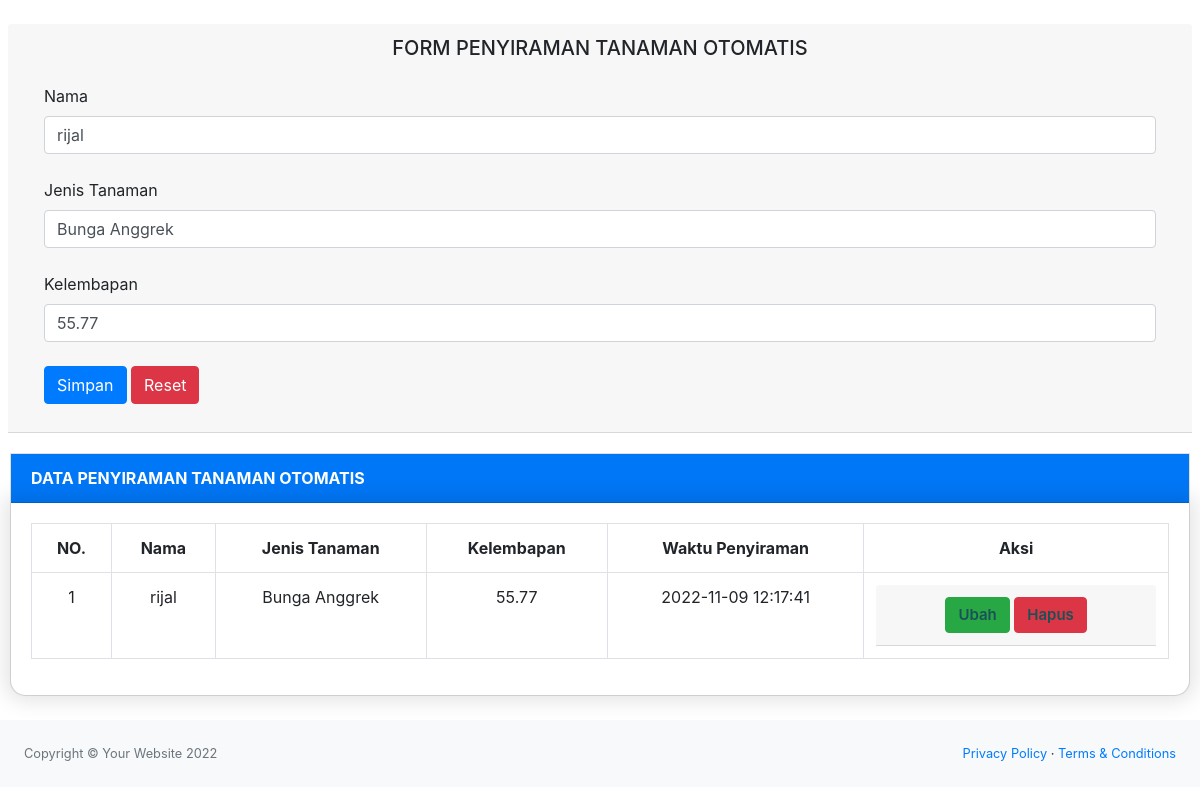
The page /edit.php?id=13 on the database its author committed.
### tables this page shows
CREATE TABLE `mid_test` (
  `id` int(11) NOT NULL,
  `nama` varchar(200) NOT NULL,
  `jenis_tanaman` varchar(255) NOT NULL,
  `kelembapan` double NOT NULL,
  `waktu` datetime NOT NULL
);

### edit.php (the view, shortened to what this page needs)
<?php
include 'function.php';
$id = $_GET['id'];
$query = "SELECT * FROM mid_test WHERE id = $id";
$sql = mysqli_query($conn, $query);
if (mysqli_num_rows($sql) == 0) {
    header("location:home.php");
} else {
    $data = mysqli_fetch_array($sql);
}
?>
<!DOCTYPE html>
<html lang="en">
<head>
    <link href="css/styles.css" rel="stylesheet" />
    <link href="css/styles_custom.css" rel="stylesheet" />
    <link href="https://cdn.datatables.net/1.10.20/css/dataTables.bootstrap4.min.css" rel="stylesheet" />
</head>
<body>
    <br>
    <div class="card-header-1 mr-2 ml-2">
        <div class="card-header">
            <h5 align="center">FORM PENYIRAMAN TANAMAN OTOMATIS</h5>
            <form method="POST" enctype="multipart/form-data">
                <div class="modal-body">
                    <label for="nama">Nama</label>
                    <input type="text" name="nama" class="form-control" require value="<?= $data['nama'] ?>">
                    <br>
                    <label for="jenis_tanaman">Jenis Tanaman</label>
                    <input type="text" name="jenis_tanaman" class="form-control" require value="<?= $data['jenis_tanaman'] ?>">
                    <br>
                    <label for="kelembapan">Kelembapan</label>
                    <input type="text" name="kelembapan" class="form-control" require value="<?= $data['kelembapan'] ?>">
                    <br>
                    <button type="submit" class="btn btn-primary" name="simpan" onclick="return confirm('Apakah Ingin Menambahkan ?');">Simpan</button>
                    <button type="submit" class="btn btn-danger" name="reset" onclick="return confirm('Apakah Ingin Menambahkan ?');">Reset</button>
                </div>
            </form>
        </div>
    </div>
                    <div class="card mb-4">
                        <div class="btn-primary">
                            <div class="card-header">
                                <b>DATA PENYIRAMAN TANAMAN OTOMATIS</b>
                            </div>
                        </div>
                        <div class="card-body">
                            <div class="table-responsive">
                                <table class="table table-bordered" id="dataTable" width="100%" cellspacing="0" >
                                    <tr>
                                        <tr align="center">
                                            <th>NO. </th>
                                            <th>Nama</th>
                                            <th>Jenis Tanaman</th>
                                            <th>Kelembapan</th>
                                            <th>Waktu Penyiraman</th>
                                            <th>Aksi</th>
                                        </tr>
                                    </tr>
                                    <?php
                                        include "koneksi.php";
                                        $query = "SELECT * FROM mid_test";
                                        $sql = mysqli_query($conn, $query);
                                        $a = 1;
                                        foreach ($sql as $data) {
                                        ?>
                                    <tr>
                                        <td align="center"><?= $a ?></td>
                                        <td align="center"><?= $data['nama'] ?></td>
                                        <td align="center"><?= $data['jenis_tanaman'] ?></td>
                                        <td align="center"><?= $data['kelembapan'] ?></td>
                                        <td align="center"><?= $data['waktu'] ?></td>
                                        <td>
                                            <div class="card-header-1" align="center">
                                                <div class="card-header">
                                                    <a href="edit.php?id=<?= $data['id'] ?>" class="btn btn-success">Ubah</a>
                                                    <a href="hapus.php?id=<?= $data['id'] ?>" class="btn btn-danger" onclick="return confirm('Apakah Ingin Menghapus Data ? ');">Hapus</a>
                                                </div>
                                            </div>
                                        </td>
                                    </tr>
                                    <?php $a++; ?>
                                    <?php } ?>
                                </table>
                            </div>
                        </div>
                    </div>
            <footer class="py-4 bg-light mt-auto">
                <div class="container-fluid">
                    <div class="d-flex align-items-center justify-content-between small">
                        <div class="text-muted">Copyright &copy; Your Website 2022</div>
                        <div>
                            <a href="#">Privacy Policy</a>
                            &middot;
                            <a href="#">Terms &amp; Conditions</a>
                        </div>
                    </div>
                </div>
            </footer>
</body>
</html>

### css/styles_custom.css (style rules this page uses)
* { margin: 0px; padding: 0px; }
.card-body { box-shadow: 0 0 20px 7px rgba(0, 0, 0, 0.1); border-radius: 0px 0px 15px 15px; }
.card { border-radius: 0px 0px 15px 15px; margin: 20px 10px; }
.card-body a { color: #1a5157; text-decoration: none; font-size: 15px; margin-top: auto; font-weight: 600; }

### rows shown on the page
mid_test: nama "rijal", jenis_tanaman "Bunga Anggrek", kelembapan "55.77", waktu "2022-11-09 12:17:41"
